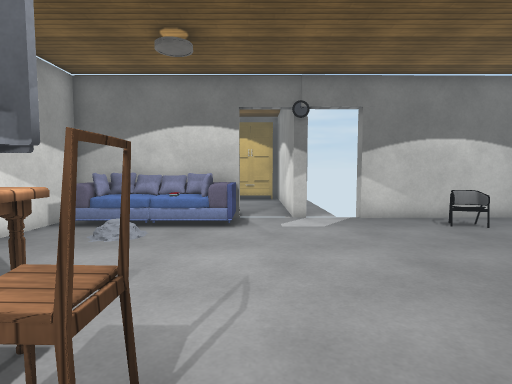
[1] (above)

14 first-person views from a walk through a 3-D level made in the Unity game engine. The camera is 1.3 m above the floor, tilts 4° down and sees 80° across. The floor is counted in squares, 0.72 m on a side. Each view is taken from the middle of a square. On the plan, view 1 faces up. The plan holds only what a view shows up to about 16 squares ahead; the rest is blank. The place goes on beyond the plan. The player is left out. Door leaves are left out, so doorways stand open. Some surface patterns are stand-ins.

[2]
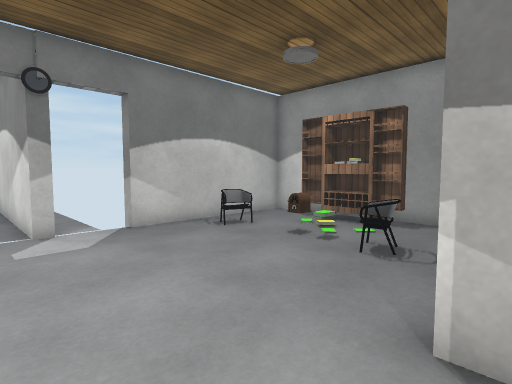

[3]
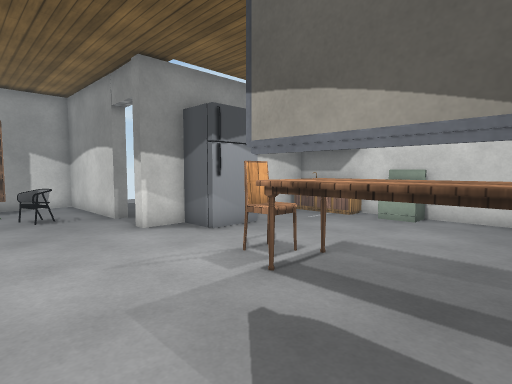

[4]
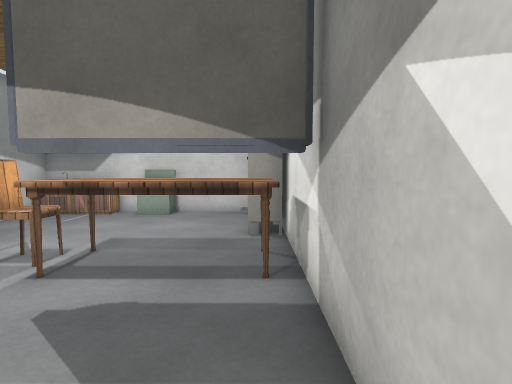

[5]
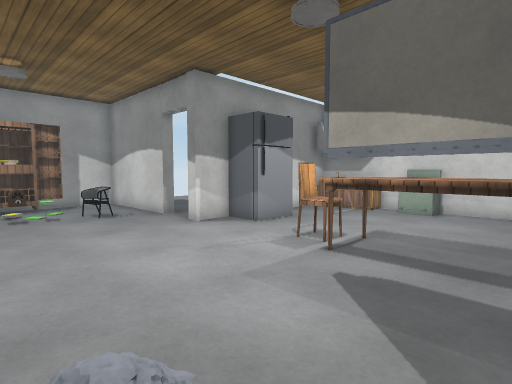

[6]
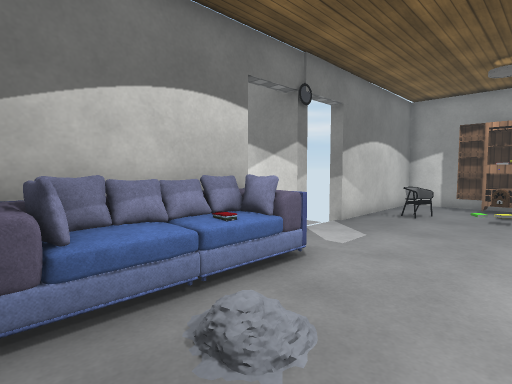

[7]
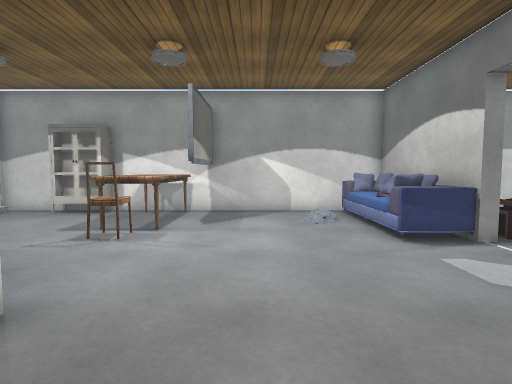

[8]
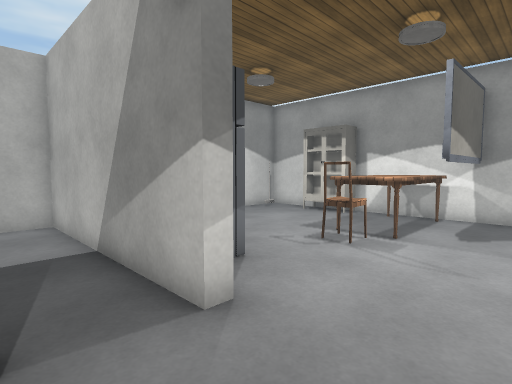

[9]
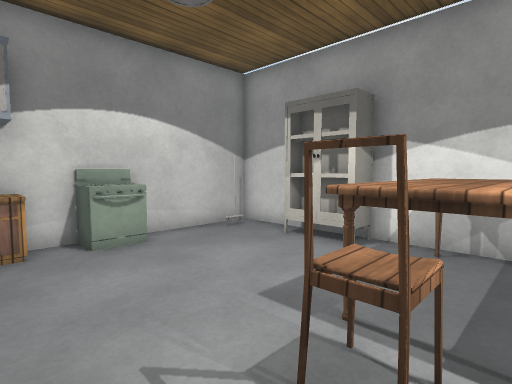

[10]
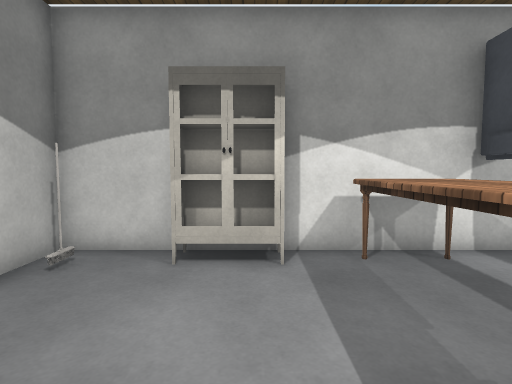

[11]
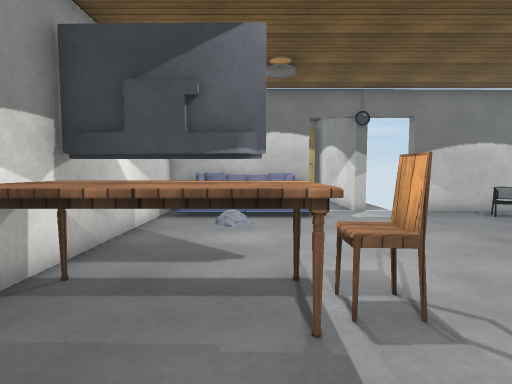

[12]
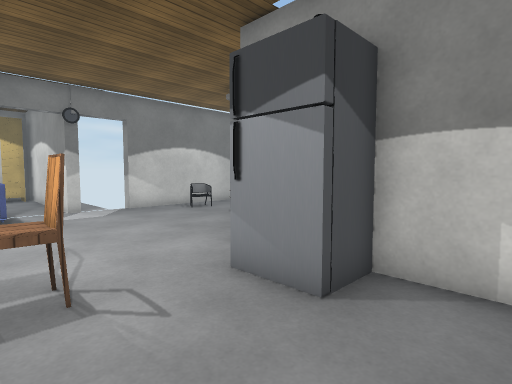

[13]
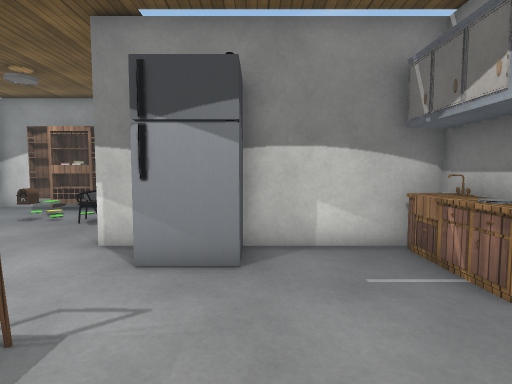

[14]
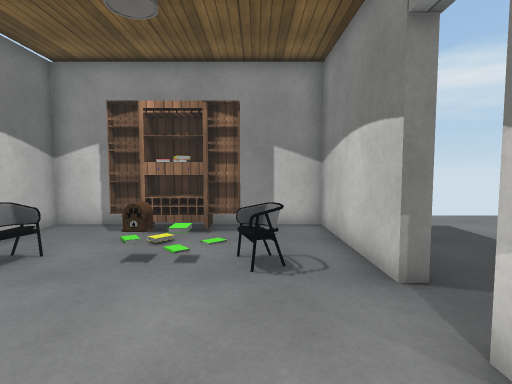

### Floor plan
Key: @ floor where view 1 was taken; # wall or solid block; . main floor; : floor 0.25 m higher than the main floor; D open door; S sofa; T table; C chair; H shelf; U counter; O other object.
Columns run from 7 left of view 1 to 13 right of it. Each row starts with its distance up from view 1.
 14         ##
 13      OODD#
 12 #######DDDDD#######
 11 #SSSSSS...........#
 10 #SSSSSS.......O...#
  9 #................H#
  8 #..:.............H#
  7 #.............O..H#
  6 #................H#
  5 #.............O...#
  4 #####.............#
  3 #TTTTT.....DD..####
  2 #TTTTCC....DD###
  1 #TTTTT...###.....
  0 #......@.O##......
 -1 #O.........#.  .....
 -2 #O.........#.   .....
 -3 #..........#.     ...
 -4 #....O.....#.      ..
 -5 ##...OOUUU##.
 -6 #############

Positions as (right, up) in squares from view 1, and headings:
1: (0, 0), facing up
2: (0, 2), facing up-right
3: (-6, 7), facing down-right
4: (-6, 8), facing down
5: (-6, 9), facing down-right
6: (-6, 6), facing up-right
7: (7, 6), facing left
8: (6, 6), facing down-left
9: (1, 3), facing down-left
10: (0, -1), facing left
11: (-3, -2), facing up
12: (-2, -3), facing up-right
13: (-4, -1), facing right
14: (1, 5), facing right
